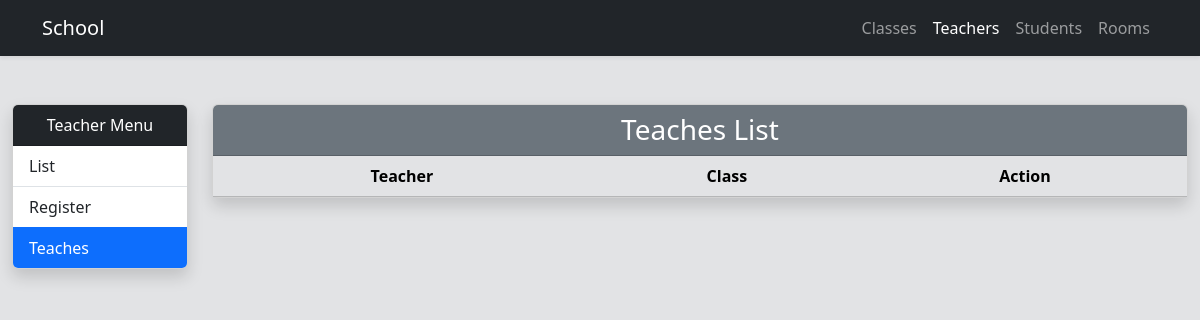
The app's page /index.php?action=showAllTeaches, older data.
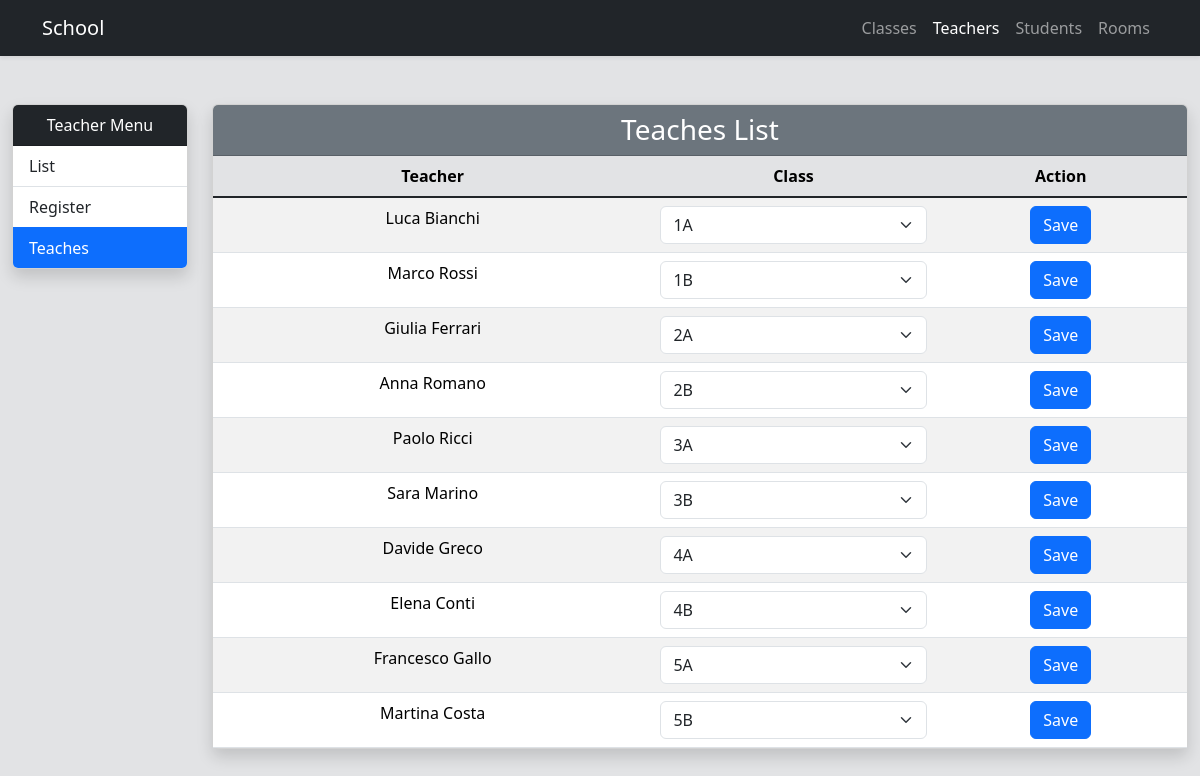
The same page, newer data.
### tables this page shows
CREATE TABLE teaches (
  id BIGINT UNSIGNED AUTO_INCREMENT PRIMARY KEY,
  teacher_id BIGINT UNSIGNED NOT NULL,
  class_id BIGINT UNSIGNED NOT NULL,
  registered_at TIMESTAMP DEFAULT CURRENT_TIMESTAMP,
  updated_at TIMESTAMP DEFAULT CURRENT_TIMESTAMP ON UPDATE CURRENT_TIMESTAMP,
  FOREIGN KEY (teacher_id) REFERENCES teachers(id),
  FOREIGN KEY (class_id) REFERENCES classes(id)
);

CREATE TABLE teachers (
  id BIGINT UNSIGNED AUTO_INCREMENT PRIMARY KEY,
  first_name VARCHAR(45) NOT NULL,
  last_name VARCHAR(45) NOT NULL,
  registered_at TIMESTAMP DEFAULT CURRENT_TIMESTAMP,
  updated_at TIMESTAMP DEFAULT CURRENT_TIMESTAMP ON UPDATE CURRENT_TIMESTAMP
);

CREATE TABLE classes (
  id BIGINT UNSIGNED AUTO_INCREMENT PRIMARY KEY,
  name VARCHAR(45) NOT NULL,
  room_id BIGINT UNSIGNED NOT NULL,
  teacher_id BIGINT UNSIGNED NOT NULL,
  registered_at TIMESTAMP DEFAULT CURRENT_TIMESTAMP,
  updated_at TIMESTAMP DEFAULT CURRENT_TIMESTAMP ON UPDATE CURRENT_TIMESTAMP,
  FOREIGN KEY (room_id) REFERENCES rooms(id),
  FOREIGN KEY (teacher_id) REFERENCES teachers(id)
);

### model/function.inc.php (called while the page is built, shortened)
<?php
    function autoloadControllers($controllerName) {
        $controllerFile = 'controller/' . $controllerName . '.php';
    }
    function autoloadEntities($entityName) {
        $entityFile = 'model/entities/' . $entityName . '.php';
    }
?>

### controller/AbstractBase.php (called while the page is built, shortened)
<?php
    abstract class AbstractBase {
        protected $template = '';
        public function run($action) {
            $methodName = $action . 'Action';
            if (method_exists($this, $methodName)) {
                $this->$methodName();
            } else {
                $this->render404();
            }
            $this->render();
        }
        protected function setTemplate($template, $controller = null) {
            if (empty($controller)) {
                $controller = get_class($this);
            }
            $this->template = "view/$controller/$template.tpl.php";
        }
        protected function getTemplate() {
            return $this->template;
        }
        protected function render() {
            require_once $this->getTemplate();
        }
    }
?>

### model/entities/DatabaseConnect.php (called while the page is built, shortened)
<?php
    class DatabaseConnect {
        private static $database = null;
        public static function getDatabase() {
            if (self::$database === null) {
                try {
                    self::$database = new PDO(
                        'mysql:host=localhost;port=8889;dbname=school_administration',
                        'root',
                        'root'
                    );
                    self::$database->setAttribute(PDO::ATTR_ERRMODE, PDO::ERRMODE_EXCEPTION);
                } catch (PDOException $error) {
                    echo $error->getMessage();
                }
            }
            return self::$database;
        }
    }
?>

### model/traits/ActiveRecordable.php (called while the page is built, shortened)
<?php
    trait ActiveRecordable {
        protected static function investigateTable() {
            $table = strtolower(static::class);
            return $table;
        }
    }
?>

### model/traits/Findable.php (called while the page is built, shortened)
<?php
    trait Findable {
        public static function fetchAllFromDatabase() {
            $sql = vsprintf(
                'SELECT * FROM %s',
                [self::investigateTable()]
            );
            $query = DatabaseConnect::getDatabase()->query($sql);
            $query->setFetchMode(PDO::FETCH_CLASS, static::class);
            return $query->fetchAll();
        }
        public static function fetchFromDatabase($id) {
            $sql = vsprintf(
                'SELECT * FROM %s WHERE id = ?',
                [self::investigateTable()]
            );
            $query = DatabaseConnect::getDatabase()->prepare($sql);
            $query->execute([$id]);
            $query->setFetchMode(PDO::FETCH_CLASS, static::class);
            return $query->fetch();
        }
    }
?>

### controller/IndexController.php (called while the page is built, shortened)
<?php
    class IndexController extends AbstractBase {
        public function showAllTeachesAction() {
            $this->addContext("teaches_list", Teaches::fetchAllFromDatabase());
            $this->addContext("class_list", Classes::fetchAllFromDatabase());
        }
    }
?>

### model/entities/Teaches.php (called while the page is built, shortened)
<?php
    class Teaches {
        private int $id = 0;
        private int $teacher_id = 0;
        private int $class_id = 0;
        public function getId() {
            return $this->id;
        }
        public function getTeacher():Teachers {
            return Teachers::fetchFromDatabase($this->teacher_id);
        }
        public function getClass_id() {
            return $this->class_id;
        }
    }
?>

### model/entities/Teachers.php (called while the page is built, shortened)
<?php
    class Teachers {
        private String $first_name = "";
        private String $last_name = "";
        public function getFirst_name() {
            return $this->first_name;
        }
        public function getLast_name() {
            return $this->last_name;
        }
        public function __toString() {
            return $this->getFirst_name() . ' ' . $this->getLast_name();
        }
    }
?>

### model/entities/Classes.php (called while the page is built, shortened)
<?php
    class Classes {
        private int $id = 0;
        private String $name = "";
        public function getId() {
            return $this->id;
        }
        public function getName() {
            return $this->name;
        }
    }
?>

### view/IndexController/showAllTeachesAction.tpl.php (the view, shortened to what this page needs)
<!DOCTYPE html>
<html lang="en">
<head>
    <link href="https://cdn.jsdelivr.net/npm/bootstrap@5.3.2/dist/css/bootstrap.min.css" rel="stylesheet">
</head>
<body class="bg-secondary-subtle">
    <nav class="navbar navbar-expand-lg navbar-dark bg-dark shadow-sm">
        <div class="container">
            <a class="navbar-brand">School</a>
            <div class="navbar-nav ms-auto">
                <a class="nav-link" href="index.php?action=showAllClasses">Classes</a>
                <a class="nav-link active" href="#">Teachers</a>
                <a class="nav-link" href="index.php?action=showAllStudents">Students</a>
                <a class="nav-link" href="index.php?action=showAllRooms">Rooms</a>
            </div>
        </div>
    </nav>
    <div class="container-fluid py-5">
        <div class="row">
            <div class="col-md-3 col-lg-2 mb-4">
                <div class="card shadow">
                    <div class="card-header bg-dark text-white text-center">
                        Teacher Menu
                    </div>
                    <div class="list-group list-group-flush">
                        <a href="index.php?action=showAllTeachers"
                            class="list-group-item list-group-item-action">
                            List
                        </a>
                        <a href="index.php?action=registerNewTeacher"
                            class="list-group-item list-group-item-action">
                            Register
                        </a>
                        <a href="index.php?action=showAllTeaches"
                            class="list-group-item list-group-item-action active">
                            Teaches
                        </a>
                    </div>
                </div>
            </div>
            <div class="col-md-9 col-lg-10">
                <div class="card shadow">
                    <div class="card-header bg-secondary text-white text-center">
                        <h3 class="mb-0">Teaches List</h3>
                    </div>
                    <div class="card-body p-0">
                        <table class="table table-striped table-hover mb-0 text-center">
                            <thead class="table-secondary">
                                <tr>
                                    <th>Teacher</th>
                                    <th>Class</th>
                                    <th>Action</th>
                                </tr>
                            </thead>
                            <tbody class="table-group-divider">
                                <?php foreach ($teaches_list as $teaches) { ?>
                                    <tr>
                                        <form method="post" action="index.php?action=showAllTeaches&teaches_id=<?= $teaches->getId(); ?>">
                                            <td><?= $teaches->getTeacher(); ?></td>
                                            <td>
                                                <select name="class_id" class="form-select" required>
                                                    <?php foreach ($class_list as $class) { ?>
                                                        <option value="<?= $class->getId(); ?>" <?php if ($teaches->getClass_id() == $class->getId()) {
                                                                                                    echo "selected";
                                                                                                } ?>>
                                                            <?= $class->getName(); ?>
                                                        </option>
                                                    <?php } ?>
                                                </select>
                                            </td>
                                            <td>
                                                <input type="submit" value="Save" class="btn btn-primary" />
                                            </td>
                                        </form>
                                    </tr>
                                <?php } ?>
                            </tbody>
                        </table>
                    </div>
                </div>
            </div>
        </div>
    </div>
</body>
</html>

### index.php (shortened to what this page needs)
<?php
    require_once 'model/function.inc.php';
    $action = $_GET['action'] ?? 'showAllClasses';
    $controller = $_GET['controller'] ?? 'index';
    $controllerName = ucfirst($controller) . 'Controller';
    if (class_exists($controllerName)) {
        $requestController = new $controllerName();
        $requestController->run($action);
    } else {
        $requestController = new IndexController();
        $requestController->render404();
    }
?>

Row changes from the older to the newer data that the page shows:
added teaches: teacher.last_name "Luca Bianchi", class_id "1A"
added teaches: teacher.last_name "Marco Rossi", class_id "1B"
added teaches: teacher.last_name "Giulia Ferrari", class_id "2A"
added teaches: teacher.last_name "Anna Romano", class_id "2B"
added teaches: teacher.last_name "Paolo Ricci", class_id "3A"
added teaches: teacher.last_name "Sara Marino", class_id "3B"
added teaches: teacher.last_name "Davide Greco", class_id "4A"
added teaches: teacher.last_name "Elena Conti", class_id "4B"
added teaches: teacher.last_name "Francesco Gallo", class_id "5A"
added teaches: teacher.last_name "Martina Costa", class_id "5B"
